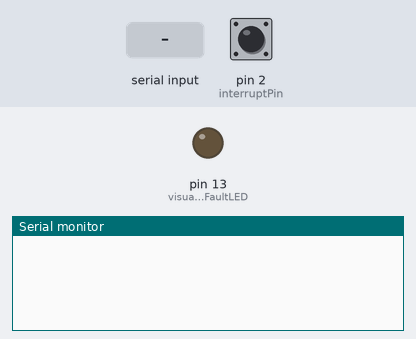
The sketch below on a simulated Arduino Uno, built with avr-gcc and run on an emulated ATmega328P. On the bench: output pins drawn as LEDs (lit = HIGH), the last lines printed to the serial monitor. Inputs (shaded band) come from the test bench; at power-on: pin 2 (interruptPin) HIGH. Random numbers use the default seed unless the sketch sets one.

Above: at 1.2 s.
1.3 s: pin 2 (interruptPin) pulled LOW for 0.15 s
At 2.1 s:
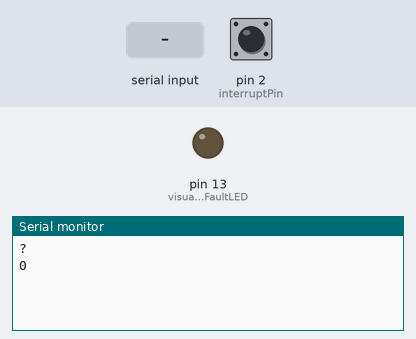
2.9 s: "Y90\n" received over Serial
At 5.0 s:
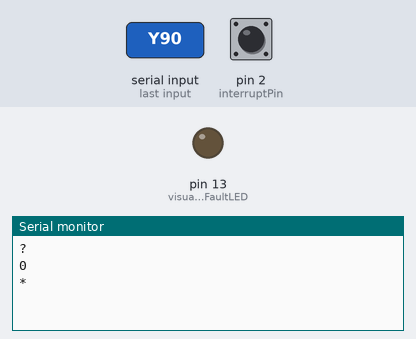
5.3 s: "`" received over Serial
At 6.5 s:
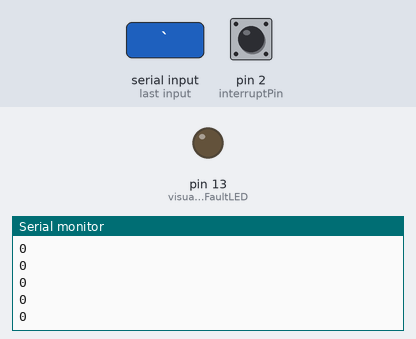
6.8 s: "r90\n" received over Serial
At 7.5 s:
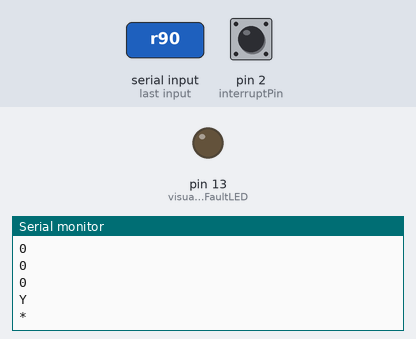
Timing chart, 0 to 9.3 s (numbered marks = the images above; inputs shaded):
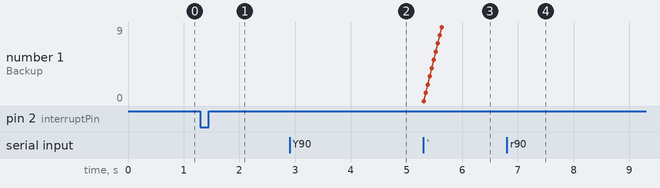

Measured:
- after the input at 1.3 s, the serial monitor: prints a new line at once (image 1)
- after the input at 2.9 s, the serial monitor: prints a new line after 0.90 s (image 2)
- after the input at 5.3 s, the serial monitor: prints a new line at once (image 3)
- after the input at 6.8 s, the serial monitor: prints a new line at once (image 4)

The sketch:

Sensor_reading-V1.6.ino
```cpp
/*
 * Sensor reading code version 1.0
 * Written by Ahmad Patooghy 7/2020, University of Central Arkansas, apatooghy@uca.edu
 * Use the switches to control the program
 * 1- verbus to get logs at the serial monitor
 * 2- Sampling_Delay to tune the reading frequency
 * 3- Noise_Removal to select either of 3 noise removal algorithms or no noise removal options
 * 4- Samples_per_Average to control the number of reading for each data point for Averaging_Noise_Removal option
 * 5- history_length to control the length of sensor readings the program stores
 * 6- smoothing_factor to control the adaptation speed of the exponential smoothing filter used in the Exponential_Smothing_Noise_Removal option
 * 7- noise_sensitivity_thresold to control the system's inertia to sudden movements
 */


#include "arduino-timer.h"
#include "rollBackMechanism.h"

#define verbus 0  //1 verbus mode, 0 normal mode
#define SensorPin A0
#define Sampling_Delay 100000  //in microseconds
#define Noise_Removal 0   // 0 -> no noise removal
                          // 1 -> averaging noise removal, this options reduces the actual sampling rate by 10x
                          // 2 -> running average noise removal
                          // 3 -> Low-pass filtering, it works basedo on exponential smothing
#define Samples_per_Average 10
#define history_length 10
#define smoothing_factor  0.8  //should be (0..1)
                               // closer to 1 -> more of the recent reading
                               // closer to 0 -> more of the reading history
#define noise_sensitivity_thresold 100  // can be any positive value
                                        // closer to 0 -> the system has higher inertia and does not let fast/sudden movements
                                        // infinity  -> no inertia
                                        // a normal value based on the sensor is something between 50-150

//const int visualizerFaultLED = 13;
int visualizerFaultLEDState = 0;

int Sensor_readings[history_length]={0,0,0,0,0,0,0,0,0,0};
bool new_reading;


//auto timer = timer_create_default(); // create a timer with default settings
Timer<2, micros> timer;


int SensorReading(){
  return(analogRead(SensorPin));
}

void Sensor_log(int last_reading){
  if (verbus) Serial.print("Sensor_log: ");
  for (int i=0; i<history_length-1; i++)
  {
      Sensor_readings[i] = Sensor_readings[i+1];
      if (verbus)  Serial.print(Sensor_readings[i]);
  }
  if (verbus)  Serial.println(last_reading);
  Sensor_readings[history_length-1] = last_reading;
  return;
}

//#define Noise_Removal 0
bool No_Noise_Removal(void *){
  int Raw_Measurement = 0;
  if (new_reading){
    Serial.println("Sampling frequency is not supported!!");
    return false;
  }
  Raw_Measurement = SensorReading();
  if (verbus)  Serial.print("No_Noise_Removal: ");
  if (verbus)  Serial.println(Raw_Measurement);
  Sensor_log(SensorReading());
  new_reading = true;
  return true;
}

//#define Noise_Removal 1
bool Averaging_Noise_Removal(void *){
  int Raw_Measurement = 0;
  int temp;
  if (new_reading){
    Serial.println("Sampling frequency is not supported!!");
    return false;
  }
  if (verbus)  Serial.print("Averaging_Noise_Removal sensor reading: ");
  for (int i=0; i< Samples_per_Average; i++){
      temp = SensorReading();
      Raw_Measurement += temp;
      if (verbus)  Serial.print(temp);
      delayMicroseconds(Sampling_Delay/1000); //?
  }
  Raw_Measurement /= Samples_per_Average;
  if (verbus)  Serial.println("");
  if (verbus)  Serial.print("Averaging_Noise_Removal average: ");
  if (verbus)  Serial.println(Raw_Measurement);
  Sensor_log(Raw_Measurement);
  //Serial.println(Raw_Measurement);
  new_reading = true;
  return true;
}

//#define Noise_Removal 2
bool Running_Average_Noise_Removal(void *){
  int Raw_Measurement = SensorReading();
  if (new_reading){
    Serial.println("Sampling frequency is not supported!!");
    return false;
  }
  if (verbus) Serial.print("Running_Average_Noise_Removal sensor reading: ");
  if (verbus) Serial.println(Raw_Measurement);
  for (int i=0; i<history_length; i++)
      Raw_Measurement += Sensor_readings[i];
  Raw_Measurement /= history_length + 1;
  if (verbus) Serial.print("Running_Average_Noise_Removal running average: ");
  if (verbus) Serial.println(Raw_Measurement);
  Sensor_log(Raw_Measurement);
  new_reading = true;
  return true;
}

//#define Noise_Removal 3
bool Exponential_Smothing_Noise_Removal(void *){
  if (new_reading){
    Serial.println("Sampling frequency is not supported!!");
    return false;
  }
  int temp = SensorReading();
  if (verbus) Serial.print("Exponential_Smothing_Noise_Removal sensor reading: ");
  if (verbus) Serial.println(temp);
  int Raw_Measurement = (int) ((Sensor_readings[history_length-1]* (1-smoothing_factor)) + (temp * smoothing_factor));
  if (verbus) Serial.print("Exponential_Smothing_Noise_Removal with factor ");
  if (verbus) Serial.print(smoothing_factor);
  if (verbus) Serial.print(": ");
  if (verbus) Serial.println(Raw_Measurement);
  if (verbus) Serial.print("difference: ");
  if (verbus) Serial.println(Raw_Measurement-temp);
  Sensor_log(Raw_Measurement);
  //Serial.println(Raw_Measurement);
  new_reading = true;
  return true;
}

bool Is_Sensor_Connected(void){ //checks the standard deviation of readings to decide if the sensor is connected/disconnected
  int total = 0;
  int average = 0;
  if (verbus) Serial.print("Is_Sensor_Connected logs are: ");
  for (int i=0; i<history_length; i++){
      total += Sensor_readings[i];
      if (verbus)  Serial.print(Sensor_readings[i]);
  }
  if (verbus) Serial.println("");
  average = total/(history_length);
  if (verbus) Serial.print("Is_Sensor_Connected average is: ");
  if (verbus) Serial.println(average);
  total = 0;
  for (int i=0; i<history_length; i++)
      total += (long) ((Sensor_readings[i]-average)*(Sensor_readings[i]-average));
  total /= history_length;
  if (verbus) Serial.print("Is_Sensor_Connected std^2 is: ");
  if (verbus) Serial.println(total);
  long std=sqrt(total);
  if (verbus) Serial.print("Is_Sensor_Connected variance is: ");
  if (verbus) Serial.println(std);
  if ((std>=0 ) && (std<noise_sensitivity_thresold))    //as our sensor readings range between 0 to 1000 standard deviation above 100 means random noise
    return true;  //sensor is connected
  else
    return false; //sensor is not connected
}


//BE
//Handle Comms from Visualizer
void handleComms(char c){

  if (c=='`'){
    showBackups();
  }
  // ES request rollback
  if (c=='$'){
    //rbFlag=true;
    negotiateRollbackES(0);
    rbFlag=true;
  }
  // Visualizer Request rollback received
  else if (c=='r'){
    negotiateValue = Serial.parseInt();
    //negotiateValue = Serial.read();

    if (negotiateValue >= 0){
      negotiateRollback(negotiateValue);
      negotiateFlag = false;
      chkptFlag = false;
      rbFlag=true;
    }
  }
}

void setup() {
  // put your setup code here, to run once:
   pinMode(visualizerFaultLED, OUTPUT);
  new_reading = false;
  switch(Noise_Removal){
    case 0:
      timer.every(Sampling_Delay, No_Noise_Removal);
      break;
    case 1:
      timer.every(Sampling_Delay, Averaging_Noise_Removal);
      break;
    case 2:
      timer.every(Sampling_Delay, Running_Average_Noise_Removal);
      break;
    case 3:
      timer.every(Sampling_Delay, Exponential_Smothing_Noise_Removal);
      break;
  }

  Serial.begin(38400);


  //BE
  //Time Driven Checkpoint
  //How to Handle both heckpoint registers, and checkpoint memory variables.???
  timer.every(1000000, setCheckpoint); // call the rollback function every 1000000 micros (1 second)

  //Manual Driven Recovery
  //Attach interrupt to DigitalPin 2
  //Call recovery everytime button is pressed
  pinMode(interruptPin,INPUT_PULLUP);
  attachInterrupt(digitalPinToInterrupt(interruptPin), insertFault, FALLING);

  //Recovery will be changed to be called after negotiating with the Visualizer


}

/*
 * Replace Serial.printlns with calls to sensorDataWrite()
 * This funciton:
 *  -Only backup if the new value is different than the previous version.
 *
 */


void loop() {
  // put your main code here, to run repeatedly:
  timer.tick(); // tick the timer
  int temp=0;


  if ((new_reading) && (Is_Sensor_Connected())) {
    new_reading = false;
    temp = Sensor_readings[history_length-1];
    //Serial.println(temp);
    sensorDataWrite(temp, micros());
  }
  else if ((new_reading) && (!Is_Sensor_Connected())) {
    new_reading = false;
    //Serial.println("-1");
    sensorDataWrite("-1", micros());
  }

  //Check for SerialComms
  else if (Serial.available()){
    int c = Serial.read();
    handleComms(c);
  }

  if(negotiateFlag){
    negotiateFlag=false;
    negotiateRollbackES(0);

  }

  if(chkptFlag){
    chkptFlag=false;
    checkpoint();
  }
      //A Rollback or Checkpoint is needed
  if(rbFlag){
    rbFlag=false;
    recovery();
    //delay(500);
  }

    //digitalWrite(visualizerFaultLED, HIGH);
    //delay(50);
    //digitalWrite(visualizerFaultLED, LOW);

}
```

Source omitted: rollBackMechanism.h (14813 bytes)
